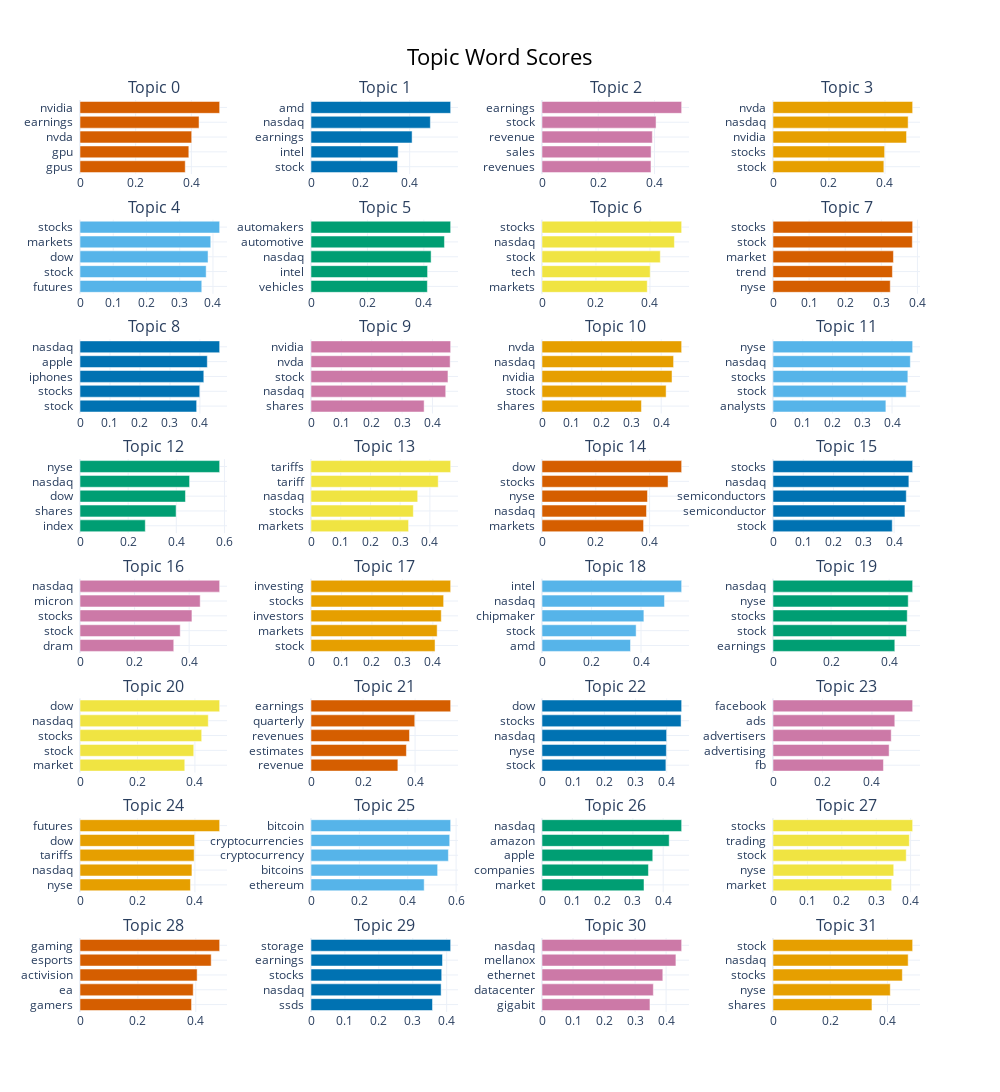

Here is the notebook cell this chart was saved with:
### Code cell
topic_model_content.visualize_barchart(top_n_topics=32)

### Figure 1 — Plotly figure (JSON) as saved in the notebook; plotly's stock layout.template omitted (floating-point values rounded to 4 significant figures)
{"data": [{"marker": {"color": "#D55E00"}, "orientation": "h", "x": [0.3781, 0.391, 0.4013, 0.4277, 0.5018], "y": ["gpus  ", "gpu  ", "nvda  ", "earnings  ", "nvidia  "], "type": "bar", "xaxis": "x", "yaxis": "y"}, {"marker": {"color": "#0072B2"}, "orientation": "h", "x": [0.3506, 0.3534, 0.4099, 0.4839, 0.5662], "y": ["stock  ", "intel  ", "earnings  ", "nasdaq  ", "amd  "], "type": "bar", "xaxis": "x2", "yaxis": "y2"}, {"marker": {"color": "#CC79A7"}, "orientation": "h", "x": [0.3875, 0.3879, 0.3924, 0.4056, 0.4966], "y": ["revenues  ", "sales  ", "revenue  ", "stock  ", "earnings  "], "type": "bar", "xaxis": "x3", "yaxis": "y3"}, {"marker": {"color": "#E69F00"}, "orientation": "h", "x": [0.396, 0.3987, 0.477, 0.4828, 0.4989], "y": ["stock  ", "stocks  ", "nvidia  ", "nasdaq  ", "nvda  "], "type": "bar", "xaxis": "x4", "yaxis": "y4"}, {"marker": {"color": "#56B4E9"}, "orientation": "h", "x": [0.3664, 0.3795, 0.3852, 0.3934, 0.4201], "y": ["futures  ", "stock  ", "dow  ", "markets  ", "stocks  "], "type": "bar", "xaxis": "x5", "yaxis": "y5"}, {"marker": {"color": "#009E73"}, "orientation": "h", "x": [0.4124, 0.4132, 0.4257, 0.473, 0.495], "y": ["vehicles  ", "intel  ", "nasdaq  ", "automotive  ", "automakers  "], "type": "bar", "xaxis": "x6", "yaxis": "y6"}, {"marker": {"color": "#F0E442"}, "orientation": "h", "x": [0.39, 0.4009, 0.4383, 0.4906, 0.5175], "y": ["markets  ", "tech  ", "stock  ", "nasdaq  ", "stocks  "], "type": "bar", "xaxis": "x7", "yaxis": "y7"}, {"marker": {"color": "#D55E00"}, "orientation": "h", "x": [0.3248, 0.3307, 0.3336, 0.3858, 0.3868], "y": ["nyse  ", "trend  ", "market  ", "stock  ", "stocks  "], "type": "bar", "xaxis": "x8", "yaxis": "y8"}, {"marker": {"color": "#0072B2"}, "orientation": "h", "x": [0.3891, 0.3994, 0.4129, 0.4246, 0.4658], "y": ["stock  ", "stocks  ", "iphones  ", "apple  ", "nasdaq  "], "type": "bar", "xaxis": "x9", "yaxis": "y9"}, {"marker": {"color": "#CC79A7"}, "orientation": "h", "x": [0.3726, 0.4437, 0.4511, 0.4583, 0.46], "y": ["shares  ", "nasdaq  ", "stock  ", "nvda  ", "nvidia  "], "type": "bar", "xaxis": "x10", "yaxis": "y10"}, {"marker": {"color": "#E69F00"}, "orientation": "h", "x": [0.3337, 0.4165, 0.4363, 0.4416, 0.4686], "y": ["shares  ", "stock  ", "nvidia  ", "nasdaq  ", "nvda  "], "type": "bar", "xaxis": "x11", "yaxis": "y11"}, {"marker": {"color": "#56B4E9"}, "orientation": "h", "x": [0.3793, 0.4475, 0.4531, 0.4614, 0.4692], "y": ["analysts  ", "stock  ", "stocks  ", "nasdaq  ", "nyse  "], "type": "bar", "xaxis": "x12", "yaxis": "y12"}, {"marker": {"color": "#009E73"}, "orientation": "h", "x": [0.2712, 0.3992, 0.438, 0.4552, 0.5801], "y": ["index  ", "shares  ", "dow  ", "nasdaq  ", "nyse  "], "type": "bar", "xaxis": "x13", "yaxis": "y13"}, {"marker": {"color": "#F0E442"}, "orientation": "h", "x": [0.3283, 0.3443, 0.3591, 0.4281, 0.4699], "y": ["markets  ", "stocks  ", "nasdaq  ", "tariff  ", "tariffs  "], "type": "bar", "xaxis": "x14", "yaxis": "y14"}, {"marker": {"color": "#D55E00"}, "orientation": "h", "x": [0.3775, 0.3885, 0.3921, 0.4685, 0.5191], "y": ["markets  ", "nasdaq  ", "nyse  ", "stocks  ", "dow  "], "type": "bar", "xaxis": "x15", "yaxis": "y15"}, {"marker": {"color": "#0072B2"}, "orientation": "h", "x": [0.3939, 0.4359, 0.4403, 0.4488, 0.4613], "y": ["stock  ", "semiconductor  ", "semiconductors  ", "nasdaq  ", "stocks  "], "type": "bar", "xaxis": "x16", "yaxis": "y16"}, {"marker": {"color": "#CC79A7"}, "orientation": "h", "x": [0.3436, 0.3674, 0.4103, 0.4405, 0.5119], "y": ["dram  ", "stock  ", "stocks  ", "micron  ", "nasdaq  "], "type": "bar", "xaxis": "x17", "yaxis": "y17"}, {"marker": {"color": "#E69F00"}, "orientation": "h", "x": [0.4072, 0.4141, 0.4276, 0.4353, 0.4584], "y": ["stock  ", "markets  ", "investors  ", "stocks  ", "investing  "], "type": "bar", "xaxis": "x18", "yaxis": "y18"}, {"marker": {"color": "#56B4E9"}, "orientation": "h", "x": [0.3574, 0.3802, 0.4115, 0.4947, 0.5641], "y": ["amd  ", "stock  ", "chipmaker  ", "nasdaq  ", "intel  "], "type": "bar", "xaxis": "x19", "yaxis": "y19"}, {"marker": {"color": "#009E73"}, "orientation": "h", "x": [0.4195, 0.4597, 0.4623, 0.4657, 0.481], "y": ["earnings  ", "stock  ", "stocks  ", "nyse  ", "nasdaq  "], "type": "bar", "xaxis": "x20", "yaxis": "y20"}, {"marker": {"color": "#F0E442"}, "orientation": "h", "x": [0.3647, 0.3959, 0.4236, 0.4465, 0.4861], "y": ["market  ", "stock  ", "stocks  ", "nasdaq  ", "dow  "], "type": "bar", "xaxis": "x21", "yaxis": "y21"}, {"marker": {"color": "#D55E00"}, "orientation": "h", "x": [0.3339, 0.3667, 0.3785, 0.3988, 0.5368], "y": ["revenue  ", "estimates  ", "revenues  ", "quarterly  ", "earnings  "], "type": "bar", "xaxis": "x22", "yaxis": "y22"}, {"marker": {"color": "#0072B2"}, "orientation": "h", "x": [0.3973, 0.3988, 0.3997, 0.446, 0.4478], "y": ["stock  ", "nyse  ", "nasdaq  ", "stocks  ", "dow  "], "type": "bar", "xaxis": "x23", "yaxis": "y23"}, {"marker": {"color": "#CC79A7"}, "orientation": "h", "x": [0.4463, 0.4692, 0.4777, 0.4922, 0.5643], "y": ["fb  ", "advertising  ", "advertisers  ", "ads  ", "facebook  "], "type": "bar", "xaxis": "x24", "yaxis": "y24"}, {"marker": {"color": "#E69F00"}, "orientation": "h", "x": [0.3844, 0.3896, 0.3973, 0.3989, 0.486], "y": ["nyse  ", "nasdaq  ", "tariffs  ", "dow  ", "futures  "], "type": "bar", "xaxis": "x25", "yaxis": "y25"}, {"marker": {"color": "#56B4E9"}, "orientation": "h", "x": [0.468, 0.5236, 0.5681, 0.5735, 0.5774], "y": ["ethereum  ", "bitcoins  ", "cryptocurrency  ", "cryptocurrencies  ", "bitcoin  "], "type": "bar", "xaxis": "x26", "yaxis": "y26"}, {"marker": {"color": "#009E73"}, "orientation": "h", "x": [0.3367, 0.3513, 0.3656, 0.4198, 0.461], "y": ["market  ", "companies  ", "apple  ", "amazon  ", "nasdaq  "], "type": "bar", "xaxis": "x27", "yaxis": "y27"}, {"marker": {"color": "#F0E442"}, "orientation": "h", "x": [0.3448, 0.3509, 0.3872, 0.3963, 0.4059], "y": ["market  ", "nyse  ", "stock  ", "trading  ", "stocks  "], "type": "bar", "xaxis": "x28", "yaxis": "y28"}, {"marker": {"color": "#D55E00"}, "orientation": "h", "x": [0.3855, 0.3912, 0.4048, 0.4533, 0.4826], "y": ["gamers  ", "ea  ", "activision  ", "esports  ", "gaming  "], "type": "bar", "xaxis": "x29", "yaxis": "y29"}, {"marker": {"color": "#0072B2"}, "orientation": "h", "x": [0.3582, 0.3837, 0.3854, 0.3877, 0.4118], "y": ["ssds  ", "nasdaq  ", "stocks  ", "earnings  ", "storage  "], "type": "bar", "xaxis": "x30", "yaxis": "y30"}, {"marker": {"color": "#CC79A7"}, "orientation": "h", "x": [0.3479, 0.3588, 0.3893, 0.4316, 0.4501], "y": ["gigabit  ", "datacenter  ", "ethernet  ", "mellanox  ", "nasdaq  "], "type": "bar", "xaxis": "x31", "yaxis": "y31"}, {"marker": {"color": "#E69F00"}, "orientation": "h", "x": [0.3459, 0.4099, 0.452, 0.4724, 0.4881], "y": ["shares  ", "nyse  ", "stocks  ", "nasdaq  ", "stock  "], "type": "bar", "xaxis": "x32", "yaxis": "y32"}], "layout": {"xaxis": {"anchor": "y", "domain": [0.0, 0.175], "showgrid": true}, "yaxis": {"anchor": "x", "domain": [0.9187, 1.0], "showgrid": true}, "xaxis2": {"anchor": "y2", "domain": [0.275, 0.45], "showgrid": true}, "yaxis2": {"anchor": "x2", "domain": [0.9187, 1.0], "showgrid": true}, "xaxis3": {"anchor": "y3", "domain": [0.55, 0.725], "showgrid": true}, "yaxis3": {"anchor": "x3", "domain": [0.9187, 1.0], "showgrid": true}, "xaxis4": {"anchor": "y4", "domain": [0.825, 1.0], "showgrid": true}, "yaxis4": {"anchor": "x4", "domain": [0.9187, 1.0], "showgrid": true}, "xaxis5": {"anchor": "y5", "domain": [0.0, 0.175], "showgrid": true}, "yaxis5": {"anchor": "x5", "domain": [0.7875, 0.8687], "showgrid": true}, "xaxis6": {"anchor": "y6", "domain": [0.275, 0.45], "showgrid": true}, "yaxis6": {"anchor": "x6", "domain": [0.7875, 0.8687], "showgrid": true}, "xaxis7": {"anchor": "y7", "domain": [0.55, 0.725], "showgrid": true}, "yaxis7": {"anchor": "x7", "domain": [0.7875, 0.8687], "showgrid": true}, "xaxis8": {"anchor": "y8", "domain": [0.825, 1.0], "showgrid": true}, "yaxis8": {"anchor": "x8", "domain": [0.7875, 0.8687], "showgrid": true}, "xaxis9": {"anchor": "y9", "domain": [0.0, 0.175], "showgrid": true}, "yaxis9": {"anchor": "x9", "domain": [0.6562, 0.7375], "showgrid": true}, "xaxis10": {"anchor": "y10", "domain": [0.275, 0.45], "showgrid": true}, "yaxis10": {"anchor": "x10", "domain": [0.6562, 0.7375], "showgrid": true}, "xaxis11": {"anchor": "y11", "domain": [0.55, 0.725], "showgrid": true}, "yaxis11": {"anchor": "x11", "domain": [0.6562, 0.7375], "showgrid": true}, "xaxis12": {"anchor": "y12", "domain": [0.825, 1.0], "showgrid": true}, "yaxis12": {"anchor": "x12", "domain": [0.6562, 0.7375], "showgrid": true}, "xaxis13": {"anchor": "y13", "domain": [0.0, 0.175], "showgrid": true}, "yaxis13": {"anchor": "x13", "domain": [0.525, 0.6062], "showgrid": true}, "xaxis14": {"anchor": "y14", "domain": [0.275, 0.45], "showgrid": true}, "yaxis14": {"anchor": "x14", "domain": [0.525, 0.6062], "showgrid": true}, "xaxis15": {"anchor": "y15", "domain": [0.55, 0.725], "showgrid": true}, "yaxis15": {"anchor": "x15", "domain": [0.525, 0.6062], "showgrid": true}, "xaxis16": {"anchor": "y16", "domain": [0.825, 1.0], "showgrid": true}, "yaxis16": {"anchor": "x16", "domain": [0.525, 0.6062], "showgrid": true}, "xaxis17": {"anchor": "y17", "domain": [0.0, 0.175], "showgrid": true}, "yaxis17": {"anchor": "x17", "domain": [0.3937, 0.475], "showgrid": true}, "xaxis18": {"anchor": "y18", "domain": [0.275, 0.45], "showgrid": true}, "yaxis18": {"anchor": "x18", "domain": [0.3937, 0.475], "showgrid": true}, "xaxis19": {"anchor": "y19", "domain": [0.55, 0.725], "showgrid": true}, "yaxis19": {"anchor": "x19", "domain": [0.3937, 0.475], "showgrid": true}, "xaxis20": {"anchor": "y20", "domain": [0.825, 1.0], "showgrid": true}, "yaxis20": {"anchor": "x20", "domain": [0.3937, 0.475], "showgrid": true}, "xaxis21": {"anchor": "y21", "domain": [0.0, 0.175], "showgrid": true}, "yaxis21": {"anchor": "x21", "domain": [0.2625, 0.3437], "showgrid": true}, "xaxis22": {"anchor": "y22", "domain": [0.275, 0.45], "showgrid": true}, "yaxis22": {"anchor": "x22", "domain": [0.2625, 0.3437], "showgrid": true}, "xaxis23": {"anchor": "y23", "domain": [0.55, 0.725], "showgrid": true}, "yaxis23": {"anchor": "x23", "domain": [0.2625, 0.3437], "showgrid": true}, "xaxis24": {"anchor": "y24", "domain": [0.825, 1.0], "showgrid": true}, "yaxis24": {"anchor": "x24", "domain": [0.2625, 0.3437], "showgrid": true}, "xaxis25": {"anchor": "y25", "domain": [0.0, 0.175], "showgrid": true}, "yaxis25": {"anchor": "x25", "domain": [0.1312, 0.2125], "showgrid": true}, "xaxis26": {"anchor": "y26", "domain": [0.275, 0.45], "showgrid": true}, "yaxis26": {"anchor": "x26", "domain": [0.1312, 0.2125], "showgrid": true}, "xaxis27": {"anchor": "y27", "domain": [0.55, 0.725], "showgrid": true}, "yaxis27": {"anchor": "x27", "domain": [0.1312, 0.2125], "showgrid": true}, "xaxis28": {"anchor": "y28", "domain": [0.825, 1.0], "showgrid": true}, "yaxis28": {"anchor": "x28", "domain": [0.1312, 0.2125], "showgrid": true}, "xaxis29": {"anchor": "y29", "domain": [0.0, 0.175], "showgrid": true}, "yaxis29": {"anchor": "x29", "domain": [0.0, 0.08125], "showgrid": true}, "xaxis30": {"anchor": "y30", "domain": [0.275, 0.45], "showgrid": true}, "yaxis30": {"anchor": "x30", "domain": [0.0, 0.08125], "showgrid": true}, "xaxis31": {"anchor": "y31", "domain": [0.55, 0.725], "showgrid": true}, "yaxis31": {"anchor": "x31", "domain": [0.0, 0.08125], "showgrid": true}, "xaxis32": {"anchor": "y32", "domain": [0.825, 1.0], "showgrid": true}, "yaxis32": {"anchor": "x32", "domain": [0.0, 0.08125], "showgrid": true}, "annotations": [{"font": {"size": 16}, "showarrow": false, "text": "Topic 0", "x": 0.0875, "xanchor": "center", "xref": "paper", "y": 1.0, "yanchor": "bottom", "yref": "paper"}, {"font": {"size": 16}, "showarrow": false, "text": "Topic 1", "x": 0.3625, "xanchor": "center", "xref": "paper", "y": 1.0, "yanchor": "bottom", "yref": "paper"}, {"font": {"size": 16}, "showarrow": false, "text": "Topic 2", "x": 0.6375, "xanchor": "center", "xref": "paper", "y": 1.0, "yanchor": "bottom", "yref": "paper"}, {"font": {"size": 16}, "showarrow": false, "text": "Topic 3", "x": 0.9125, "xanchor": "center", "xref": "paper", "y": 1.0, "yanchor": "bottom", "yref": "paper"}, {"font": {"size": 16}, "showarrow": false, "text": "Topic 4", "x": 0.0875, "xanchor": "center", "xref": "paper", "y": 0.8687, "yanchor": "bottom", "yref": "paper"}, {"font": {"size": 16}, "showarrow": false, "text": "Topic 5", "x": 0.3625, "xanchor": "center", "xref": "paper", "y": 0.8687, "yanchor": "bottom", "yref": "paper"}, {"font": {"size": 16}, "showarrow": false, "text": "Topic 6", "x": 0.6375, "xanchor": "center", "xref": "paper", "y": 0.8687, "yanchor": "bottom", "yref": "paper"}, {"font": {"size": 16}, "showarrow": false, "text": "Topic 7", "x": 0.9125, "xanchor": "center", "xref": "paper", "y": 0.8687, "yanchor": "bottom", "yref": "paper"}, {"font": {"size": 16}, "showarrow": false, "text": "Topic 8", "x": 0.0875, "xanchor": "center", "xref": "paper", "y": 0.7375, "yanchor": "bottom", "yref": "paper"}, {"font": {"size": 16}, "showarrow": false, "text": "Topic 9", "x": 0.3625, "xanchor": "center", "xref": "paper", "y": 0.7375, "yanchor": "bottom", "yref": "paper"}, {"font": {"size": 16}, "showarrow": false, "text": "Topic 10", "x": 0.6375, "xanchor": "center", "xref": "paper", "y": 0.7375, "yanchor": "bottom", "yref": "paper"}, {"font": {"size": 16}, "showarrow": false, "text": "Topic 11", "x": 0.9125, "xanchor": "center", "xref": "paper", "y": 0.7375, "yanchor": "bottom", "yref": "paper"}, {"font": {"size": 16}, "showarrow": false, "text": "Topic 12", "x": 0.0875, "xanchor": "center", "xref": "paper", "y": 0.6062, "yanchor": "bottom", "yref": "paper"}, {"font": {"size": 16}, "showarrow": false, "text": "Topic 13", "x": 0.3625, "xanchor": "center", "xref": "paper", "y": 0.6062, "yanchor": "bottom", "yref": "paper"}, {"font": {"size": 16}, "showarrow": false, "text": "Topic 14", "x": 0.6375, "xanchor": "center", "xref": "paper", "y": 0.6062, "yanchor": "bottom", "yref": "paper"}, {"font": {"size": 16}, "showarrow": false, "text": "Topic 15", "x": 0.9125, "xanchor": "center", "xref": "paper", "y": 0.6062, "yanchor": "bottom", "yref": "paper"}, {"font": {"size": 16}, "showarrow": false, "text": "Topic 16", "x": 0.0875, "xanchor": "center", "xref": "paper", "y": 0.475, "yanchor": "bottom", "yref": "paper"}, {"font": {"size": 16}, "showarrow": false, "text": "Topic 17", "x": 0.3625, "xanchor": "center", "xref": "paper", "y": 0.475, "yanchor": "bottom", "yref": "paper"}, {"font": {"size": 16}, "showarrow": false, "text": "Topic 18", "x": 0.6375, "xanchor": "center", "xref": "paper", "y": 0.475, "yanchor": "bottom", "yref": "paper"}, {"font": {"size": 16}, "showarrow": false, "text": "Topic 19", "x": 0.9125, "xanchor": "center", "xref": "paper", "y": 0.475, "yanchor": "bottom", "yref": "paper"}, {"font": {"size": 16}, "showarrow": false, "text": "Topic 20", "x": 0.0875, "xanchor": "center", "xref": "paper", "y": 0.3437, "yanchor": "bottom", "yref": "paper"}, {"font": {"size": 16}, "showarrow": false, "text": "Topic 21", "x": 0.3625, "xanchor": "center", "xref": "paper", "y": 0.3437, "yanchor": "bottom", "yref": "paper"}, {"font": {"size": 16}, "showarrow": false, "text": "Topic 22", "x": 0.6375, "xanchor": "center", "xref": "paper", "y": 0.3437, "yanchor": "bottom", "yref": "paper"}, {"font": {"size": 16}, "showarrow": false, "text": "Topic 23", "x": 0.9125, "xanchor": "center", "xref": "paper", "y": 0.3437, "yanchor": "bottom", "yref": "paper"}, {"font": {"size": 16}, "showarrow": false, "text": "Topic 24", "x": 0.0875, "xanchor": "center", "xref": "paper", "y": 0.2125, "yanchor": "bottom", "yref": "paper"}, {"font": {"size": 16}, "showarrow": false, "text": "Topic 25", "x": 0.3625, "xanchor": "center", "xref": "paper", "y": 0.2125, "yanchor": "bottom", "yref": "paper"}, {"font": {"size": 16}, "showarrow": false, "text": "Topic 26", "x": 0.6375, "xanchor": "center", "xref": "paper", "y": 0.2125, "yanchor": "bottom", "yref": "paper"}, {"font": {"size": 16}, "showarrow": false, "text": "Topic 27", "x": 0.9125, "xanchor": "center", "xref": "paper", "y": 0.2125, "yanchor": "bottom", "yref": "paper"}, {"font": {"size": 16}, "showarrow": false, "text": "Topic 28", "x": 0.0875, "xanchor": "center", "xref": "paper", "y": 0.08125, "yanchor": "bottom", "yref": "paper"}, {"font": {"size": 16}, "showarrow": false, "text": "Topic 29", "x": 0.3625, "xanchor": "center", "xref": "paper", "y": 0.08125, "yanchor": "bottom", "yref": "paper"}, {"font": {"size": 16}, "showarrow": false, "text": "Topic 30", "x": 0.6375, "xanchor": "center", "xref": "paper", "y": 0.08125, "yanchor": "bottom", "yref": "paper"}, {"font": {"size": 16}, "showarrow": false, "text": "Topic 31", "x": 0.9125, "xanchor": "center", "xref": "paper", "y": 0.08125, "yanchor": "bottom", "yref": "paper"}], "title": {"font": {"size": 22, "color": "Black"}, "text": "Topic Word Scores", "x": 0.5, "xanchor": "center", "yanchor": "top"}, "hoverlabel": {"font": {"size": 16, "family": "Rockwell"}, "bgcolor": "white"}, "showlegend": false, "width": 1000, "height": 2000}}
